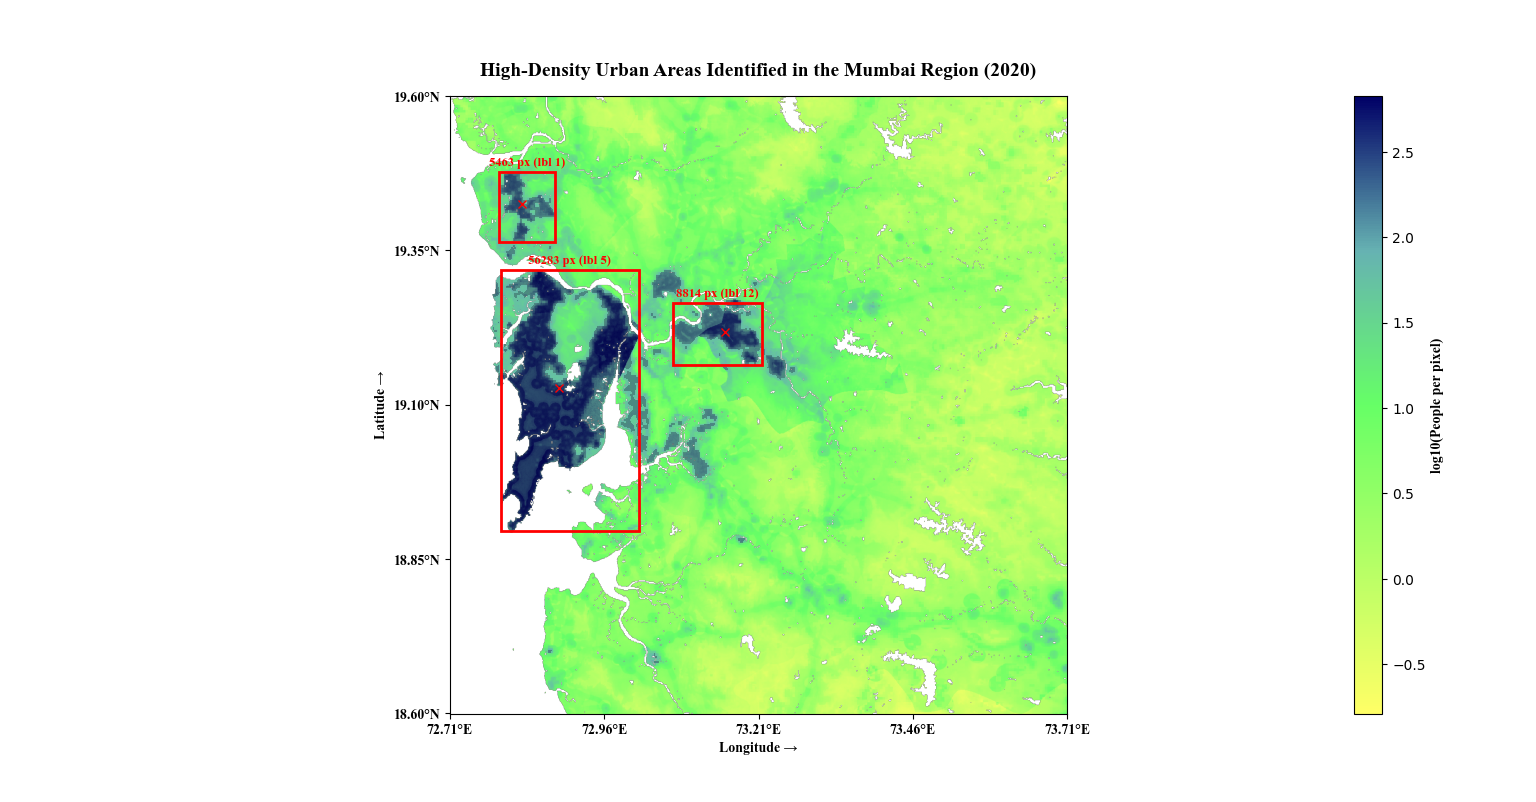

Write the Python code that produced this figure.
"""
Centered plotting version (full script)
- masks nodata properly
- uses area-based ranking (top N by area)
- prints lat/lon bbox for each selected box
- draws half-pixel-corrected rectangles + population-weighted centroids
- uses GridSpec so the image is visually centered while the colorbar sits on the right
"""

import rasterio
from rasterio.windows import from_bounds
from rasterio.features import shapes
import numpy as np
from scipy import ndimage as ndi
from shapely.geometry import shape
import matplotlib.pyplot as plt
from matplotlib.patches import Rectangle
from matplotlib.colors import LinearSegmentedColormap
import matplotlib.gridspec as gridspec

# -------------------------------
# Parameters (same as original)
# -------------------------------
file_path = "../../Dataset/Population_2020.tif"
downloaded_bbox = {"lat_min": 18.6, "lat_max": 19.6, "lon_min": 72.71, "lon_max": 73.71}

percentile_for_urban = 93
min_area_pixels = 500
morph_open_radius = 2
top_n = 3  # original: top 3 by area

# plotting appearance (match your earlier settings)
font_family = "Times New Roman"
label_fontsize = 10
label_fontweight = "bold"
title_fontsize = 14
figsize = (10, 9)

# colormap (your custom)
colors = ["#ffff66", "#b2ff66", "#66ff66", "#66b2b2", "#000066"]
cmap = LinearSegmentedColormap.from_list("custom_cmap", colors, N=256)
eps = 1e-12

PLOT_MASK_OVERLAY = True
PLOT_CENTROIDS = True


# -------------------------------
# Helpers (unchanged behavior)
# -------------------------------
def read_window(src_path, bbox):
    with rasterio.open(src_path) as src:
        window = from_bounds(
            bbox["lon_min"],
            bbox["lat_min"],
            bbox["lon_max"],
            bbox["lat_max"],
            src.transform,
        )
        data = src.read(1, window=window)
        transform = src.window_transform(window)
        nodata = src.nodatavals[0]
    return data, transform, nodata, window


def clean_mask(binary_mask, radius=2):
    if radius <= 0:
        return binary_mask
    struct = ndi.generate_binary_structure(2, 1)
    for _ in range(radius - 1):
        struct = ndi.binary_dilation(struct)
    cleaned = ndi.binary_opening(binary_mask, structure=struct)
    cleaned = ndi.binary_closing(cleaned, structure=struct)
    return cleaned


def shapes_from_mask(mask, transform):
    yield from shapes(mask.astype(np.uint8), mask=mask, transform=transform)


def bbox_from_geom(geom):
    minx, miny, maxx, maxy = geom.bounds
    return (minx, maxx, miny, maxy)  # lon_min, lon_max, lat_min, lat_max


def create_ticks_for_window(data_shape, bbox, n_ticks=5):
    height, width = data_shape
    xticks = np.linspace(0, width - 1, n_ticks)
    yticks = np.linspace(0, height - 1, n_ticks)
    xlabels = [
        f"{bbox['lon_min'] + (bbox['lon_max'] - bbox['lon_min']) * (x / (width - 1)):.2f}°E"
        for x in xticks
    ]
    ylabels = [
        f"{bbox['lat_max'] - (bbox['lat_max'] - bbox['lat_min']) * (y / (height - 1)):.2f}°N"
        for y in yticks
    ]
    return xticks, xlabels, yticks, ylabels


# -------------------------------
# Main (area-based selection, centered plotting)
# -------------------------------
if __name__ == "__main__":
    data, transform, nodata, window = read_window(file_path, downloaded_bbox)

    # Mask nodata explicitly
    if nodata is not None:
        nodata_mask = data == nodata
    else:
        nodata_mask = ~np.isfinite(data)
    valid_mask = (~nodata_mask) & np.isfinite(data)
    pos_mask = valid_mask & (data > 0)

    # Prepare people-per-pixel array for internal use (mask nodata & zeros)
    data_pp = np.where(pos_mask, data, 0.0)

    # compute threshold on positive values only (people-per-pixel)
    pos_vals = data_pp[data_pp > 0]
    if pos_vals.size == 0:
        raise RuntimeError("No positive population pixels found in window.")
    thr = np.percentile(pos_vals, percentile_for_urban)
    print(
        f"Using {percentile_for_urban}th percentile as urban threshold: {thr:.6f} people/pixel"
    )

    urban_mask = (data_pp > 0) & (data_pp >= thr)
    urban_mask_clean = clean_mask(urban_mask, radius=morph_open_radius)

    labeled, ncomp = ndi.label(urban_mask_clean)
    print(f"Found {ncomp} connected components in cleaned urban mask.")

    label_ids, counts = ([], [])
    if ncomp > 0:
        label_ids, counts = np.unique(labeled[labeled > 0], return_counts=True)
        label_count_map = dict(zip(label_ids.tolist(), counts.tolist()))
    else:
        label_count_map = {}

    # filter by min_area_pixels and sort by area (this restores original selection)
    filtered_labels = [
        (lbl, cnt) for lbl, cnt in label_count_map.items() if cnt >= min_area_pixels
    ]
    filtered_labels.sort(key=lambda x: x[1], reverse=True)

    print(
        f"{len(filtered_labels)} labels remain after applying min_area_pixels={min_area_pixels}."
    )
    top_labels = filtered_labels[:top_n]

    # compute full candidate entries (area-based)
    candidates = []
    for lbl, cnt in top_labels:
        single_mask = labeled == lbl
        # compute total population inside component (helpful for debug/annotation)
        total_pop = float(np.sum(data_pp[single_mask]))
        # geometry as before
        geoms = list(shapes_from_mask(single_mask, transform))
        if not geoms:
            continue
        geom_json, _ = geoms[0]
        geom_obj = shape(geom_json)
        lon_min, lon_max, lat_min, lat_max = bbox_from_geom(geom_obj)
        candidates.append(
            {
                "label": int(lbl),
                "area_px": int(cnt),
                "sum_pop": total_pop,
                "bounds": (lon_min, lon_max, lat_min, lat_max),
            }
        )

    # Prepare masked log10 image (same visual as original)
    safe = np.where(data_pp > 0, data_pp, eps)
    data_log = np.log10(safe)
    data_log_masked = np.ma.masked_where(data_pp <= 0, data_log)

    # ticks/labels
    data_shape = data_pp.shape
    xticks, xlabels, yticks, ylabels = create_ticks_for_window(
        data_shape, downloaded_bbox, n_ticks=5
    )

    # --- Centered layout using GridSpec: left cell=image, right cell=colorbar ---
    fig = plt.figure(figsize=figsize)
    gs = gridspec.GridSpec(1, 2, width_ratios=[40, 1], wspace=0.05)
    ax = fig.add_subplot(gs[0, 0])  # main image axis
    cax = fig.add_subplot(gs[0, 1])  # colorbar axis

    # show image
    img = ax.imshow(data_log_masked, cmap=cmap, origin="upper", aspect="auto")

    # decorate axes (ticks, labels, title)
    ax.set_xticks(xticks)
    ax.set_xticklabels(
        xlabels,
        fontsize=label_fontsize,
        fontweight=label_fontweight,
        fontfamily=font_family,
    )
    ax.set_yticks(yticks)
    ax.set_yticklabels(
        ylabels,
        fontsize=label_fontsize,
        fontweight=label_fontweight,
        fontfamily=font_family,
    )

    ax.set_title(
        "High-Density Urban Areas Identified in the Mumbai Region (2020)",
        fontsize=title_fontsize,
        fontweight="bold",
        fontfamily=font_family,
        y=1.02,
    )
    ax.set_xlabel(
        "Longitude →",
        fontsize=label_fontsize,
        fontweight=label_fontweight,
        family=font_family,
    )
    ax.set_ylabel(
        "Latitude →",
        fontsize=label_fontsize,
        fontweight=label_fontweight,
        family=font_family,
    )

    # optional overlay of the cleaned mask
    if PLOT_MASK_OVERLAY:
        ax.imshow(
            np.where(urban_mask_clean, 1.0, np.nan),
            cmap="gray",
            origin="upper",
            alpha=0.25,
            interpolation="nearest",
        )

    inv_transform = ~transform
    for c in candidates:
        lon_min, lon_max, lat_min, lat_max = c["bounds"]
        col_tl, row_tl = inv_transform * (lon_min, lat_max)
        col_br, row_br = inv_transform * (lon_max, lat_min)
        x_center = min(col_tl, col_br)
        y_center = min(row_tl, row_br)
        width = abs(col_br - col_tl)
        height = abs(row_br - row_tl)

        x_edge = x_center - 0.5
        y_edge = y_center - 0.5

        rect = Rectangle(
            (x_edge, y_edge),
            width,
            height,
            linewidth=2.0,
            edgecolor="red",
            facecolor="none",
        )
        ax.add_patch(rect)

        # annotate with pixel-count (same as original)
        ax.text(
            x_edge + width / 2,
            max(0, y_edge - 6),
            f"{c['area_px']} px (lbl {c['label']})",
            color="red",
            fontsize=9,
            fontweight="bold",
            ha="center",
            va="bottom",
            family=font_family,
        )

        # print area, total population and lat/lon bounding box
        lon_min_f, lon_max_f, lat_min_f, lat_max_f = lon_min, lon_max, lat_min, lat_max
        print(
            f"Label {c['label']}: area={c['area_px']} px, sum_pop={c['sum_pop']:.1f}, "
            f"lon_min={lon_min_f:.6f}, lon_max={lon_max_f:.6f}, lat_min={lat_min_f:.6f}, lat_max={lat_max_f:.6f}"
        )

        # centroid marker (population-weighted)
        mask_comp = labeled == c["label"]
        r, cc = np.where(mask_comp)
        vals = data_pp[mask_comp]
        if vals.size:
            wcol = np.sum(cc.astype(float) * vals) / np.sum(vals)
            wrow = np.sum(r.astype(float) * vals) / np.sum(vals)
            ax.plot(wcol, wrow, "x", color="red", markersize=6)
        elif PLOT_CENTROIDS:
            lon_c = 0.5 * (lon_min + lon_max)
            lat_c = 0.5 * (lat_min + lat_max)
            col_c, row_c = inv_transform * (lon_c, lat_c)
            ax.plot(col_c, row_c, "x", color="red", markersize=6)

    # colorbar in its dedicated axis (so it doesn't push the image)
    cbar = fig.colorbar(img, cax=cax)
    cbar.set_label(
        "log10(People per pixel)",
        fontsize=label_fontsize,
        fontweight=label_fontweight,
        family=font_family,
    )

    # tidy up and show
    plt.tight_layout()
    plt.show()
